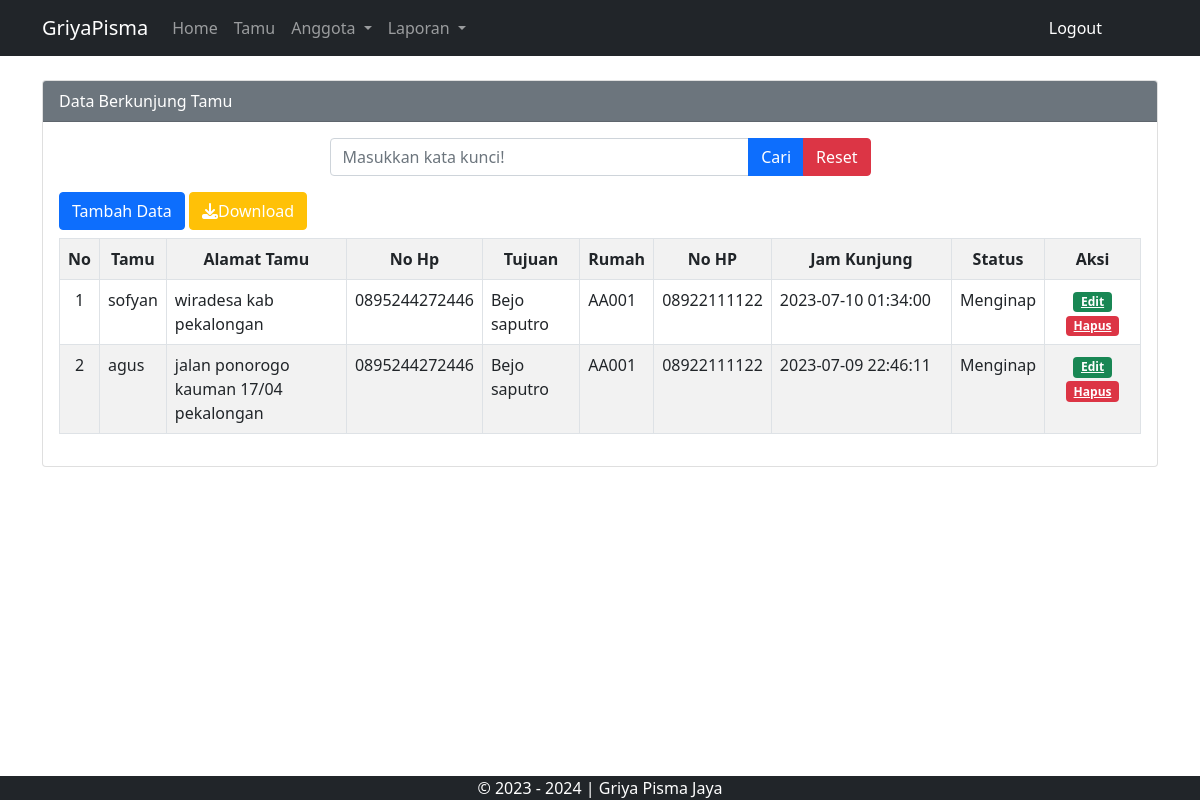
Screenshot of /admin.php?halaman=berkunjung (signed in) with the database file from the repository.
### tables this page shows
CREATE TABLE `berkunjung` (
  `idberkunjung` int NOT NULL,
  `idtamu` int NOT NULL,
  `idkeluarga` int NOT NULL,
  `jam_kunjung` timestamp NOT NULL DEFAULT CURRENT_TIMESTAMP,
  `status` varchar(15) NOT NULL
);

CREATE TABLE `tbltamu` (
  `idtamu` int NOT NULL,
  `nama_tamu` varchar(50) NOT NULL,
  `jenis_kelamin` varchar(10) NOT NULL,
  `alamat_tamu` varchar(50) NOT NULL,
  `nohp` varchar(15) NOT NULL
);

CREATE TABLE `keluarga` (
  `idkeluarga` int NOT NULL,
  `no_rumah` char(5) NOT NULL,
  `nama` varchar(50) NOT NULL,
  `panggilan` varchar(15) NOT NULL,
  `nohp1` char(15) DEFAULT NULL,
  `jenis_kelamin` varchar(10) NOT NULL
);

CREATE TABLE `tbrumah` (
  `no_rumah` char(5) NOT NULL,
  `alamat` varchar(50) NOT NULL
);

### admin.php (called while the page is built, shortened)
<?php include "template/header.php"?>
<?php include "content.php"?>
<?php include "template/footer.php"?>

### modul/berkunjung/berkunjung.php (the view)
<div class="card mt-3">
    <div class="card-header bg-secondary text-white">
        Data Berkunjung Tamu
    </div>
    <div class="card-body">
        <div class="col-md-6 mx-auto">
            <form action="" method="post">
                <div class="input-group mb-3">
                    <input type="text" name="tcari"  id="" class="form-control" placeholder="Masukkan kata kunci!">
                    <button type="submit" class="btn btn-primary" name="bcari">Cari</button>
                    <button type="reset" class="btn btn-danger" name="breset">Reset</button>
                </div>
            </form>
        </div>
        <a href="?halaman=berkunjung&hal=tambahdata" class="btn btn-primary mb-2" >Tambah Data</a>
        <a href="http://localhost/tugas/modul/berkunjung/print.php" class="btn btn-warning mb-2 text-white"><i class="fa-solid fa-download"></i>Download</a>
        <table class="table table-bordered table-striped table-hover">
            <tr class="text-center">
                <th>No</th>
                <th>Tamu</th>
                <th>Alamat Tamu</th>
                <th>No Hp</th>
                <th>Tujuan</th>
                <th>Rumah</th>
                <th>No HP</th>
                <th>Jam Kunjung</th>
                <th>Status</th>
                <th>Aksi</th>
            </tr>
            <?php
            if (isset($_POST['bcari'])) {
                $keyword = $_POST['tcari'];
                $q = "SELECT berkunjung.idberkunjung, berkunjung.jam_kunjung, berkunjung.status,
                tbltamu.nama_tamu, tbltamu.alamat_tamu, tbltamu.nohp,
                keluarga.nama, tbrumah.no_rumah, tbrumah.alamat, keluarga.nohp1
                FROM berkunjung, tbrumah, tbltamu, keluarga
                WHERE berkunjung.idtamu = tbltamu.idtamu
                AND keluarga.no_rumah = tbrumah.no_rumah
                AND berkunjung.idkeluarga = keluarga.idkeluarga
                AND (tbltamu.nama_tamu LIKE '%$keyword%'
                OR keluarga.nama LIKE '%$keyword%')
                ORDER BY tbltamu.nama_tamu ASC";
            } else {
                $q = "SELECT berkunjung.*,
                tbltamu.nama_tamu, tbltamu.alamat_tamu, tbltamu.nohp,
                 keluarga.nama, tbrumah.no_rumah, tbrumah.alamat, keluarga.nohp1
                 FROM berkunjung, tbrumah, tbltamu, keluarga
                  WHERE berkunjung.idtamu = tbltamu.idtamu
                  AND keluarga.no_rumah = tbrumah.no_rumah
                  AND berkunjung.idkeluarga = keluarga.idkeluarga
                  order by idberkunjung desc";
            }
            $tampil = mysqli_query($koneksi, $q);
            $no = 1;
            while ($data = mysqli_fetch_array($tampil)) :
            ?>
                <tr>
                    <td class="text-center"><?= $no++ ?></td>
                    <td><?= $data['nama_tamu'] ?></td>
                    <td class="col-2"><?= $data['alamat_tamu'] ?></td>
                    <td class="col-1"><?= $data['nohp'] ?></td>
                    <td><?= $data['nama'] ?></td>
                    <td><?= $data['no_rumah']?></td>
                    <td class="col-1"><?= $data['nohp1'] ?></td>
                    <td class="col-2"><?= $data['jam_kunjung'] ?></td>
                    <td ><?= $data['status'] ?></td>
                    <td class="text-center">
                        <a href="?halaman=berkunjung&hal=edit&id=<?= $data['idberkunjung'] ?>" class="badge bg-success"> Edit </a>
                        <a href="?halaman=berkunjung&hal=hapus&id=<?= $data['idberkunjung'] ?>" class="badge bg-danger" onclick="return confirm('Apakah yakin ingin menghapus data ini?')">
                            Hapus</a>
                    </td>
                </tr>
            <?php endwhile; ?>
        </table>
    </div>
</div>

### template/header.php (shortened to what this page needs)
<!doctype html>
<html lang="en">
<head>
    <link href="https://cdn.jsdelivr.net/npm/bootstrap@5.0.2/dist/css/bootstrap.min.css" rel="stylesheet">
    <link rel="stylesheet" href="https://cdnjs.cloudflare.com/ajax/libs/font-awesome/6.4.0/css/all.min.css" />
</head>
<body>
    <nav class="navbar navbar-expand-lg navbar-dark bg-dark fixed-top">
        <div class="container-md">
            <a class="navbar-brand" href="?">GriyaPisma</a>
            <div class="collapse navbar-collapse" id="navbarSupportedContent">
                <ul class="navbar-nav me-auto mb-2 mb-lg-0">
                    <li class="nav-item">
                        <a class="nav-link" aria-current="page" href="?">Home</a>
                    </li>
                    <li class="nav-item">
                        <a class="nav-link" href="?halaman=tamu">Tamu</a>
                    </li>
                    <li class="nav-item dropdown">
                        <a class="nav-link dropdown-toggle" href="#" id="navbarDropdown" role="button" data-bs-toggle="dropdown" aria-expanded="false">
                            Anggota
                        </a>
                    </li>
                    <li class="nav-item dropdown">
                        <a class="nav-link dropdown-toggle" href="#" id="navbarDropdown" role="button" data-bs-toggle="dropdown" aria-expanded="false">
                            Laporan
                        </a>
                    </li>
                </ul>
                <ul class="navbar-nav me-5 mb-2 mb-lg-0" >
                <li class="nav-item">
                        <a class="nav-link text-white " href="logout.php">Logout</a>
                    </li>
                </ul>
            </div>
        </div>
    </nav>
    <div class="container" style="margin-top: 80px;">

### content.php
<?php
    @$halaman =$_GET['halaman'];
    if($halaman == "tamu"){
        include "modul/tamu/tamu.php";
    }
    elseif($halaman == "rumah"){
        include "modul/rumah/rumah.php";
    }
    elseif($halaman == "keluarga"){
        include "modul/keluarga/keluarga.php";
    }
    elseif($halaman == "berkunjung"){
        if(@$_GET['hal'] == "tambahdata" || @$_GET['hal'] == "edit" ||@$_GET['hal'] == "hapus" ){
            include "modul/berkunjung/form.php";
        }
        else{
            include "modul/berkunjung/berkunjung.php";
        }
    }
    else{
        include "modul/home.php";
    }
?>

### template/footer.php
 </div>
    <footer class="bg-dark text-center text-white fixed-bottom" style="margin-top: 80px;">
        &copy; 2023 - <?=date('Y')?> | Griya Pisma Jaya
    </footer>
</body>
</html>

### rows the page displays
berkunjung: idtamu.nama_tamu "sofyan", idtamu.alamat_tamu "wiradesa kab pekalongan", idtamu.nohp "0895244272446", idkeluarga.nama "Bejo saputro", tbrumah.no_rumah "AA001", idkeluarga.nohp1 "08922111122", jam_kunjung "2023-07-10 01:34:00", status "Menginap"
berkunjung: idtamu.nama_tamu "agus", idtamu.alamat_tamu "jalan ponorogo kauman 17/04 pekalongan", idtamu.nohp "0895244272446", idkeluarga.nama "Bejo saputro", tbrumah.no_rumah "AA001", idkeluarga.nohp1 "08922111122", jam_kunjung "2023-07-09 22:46:11", status "Menginap"
